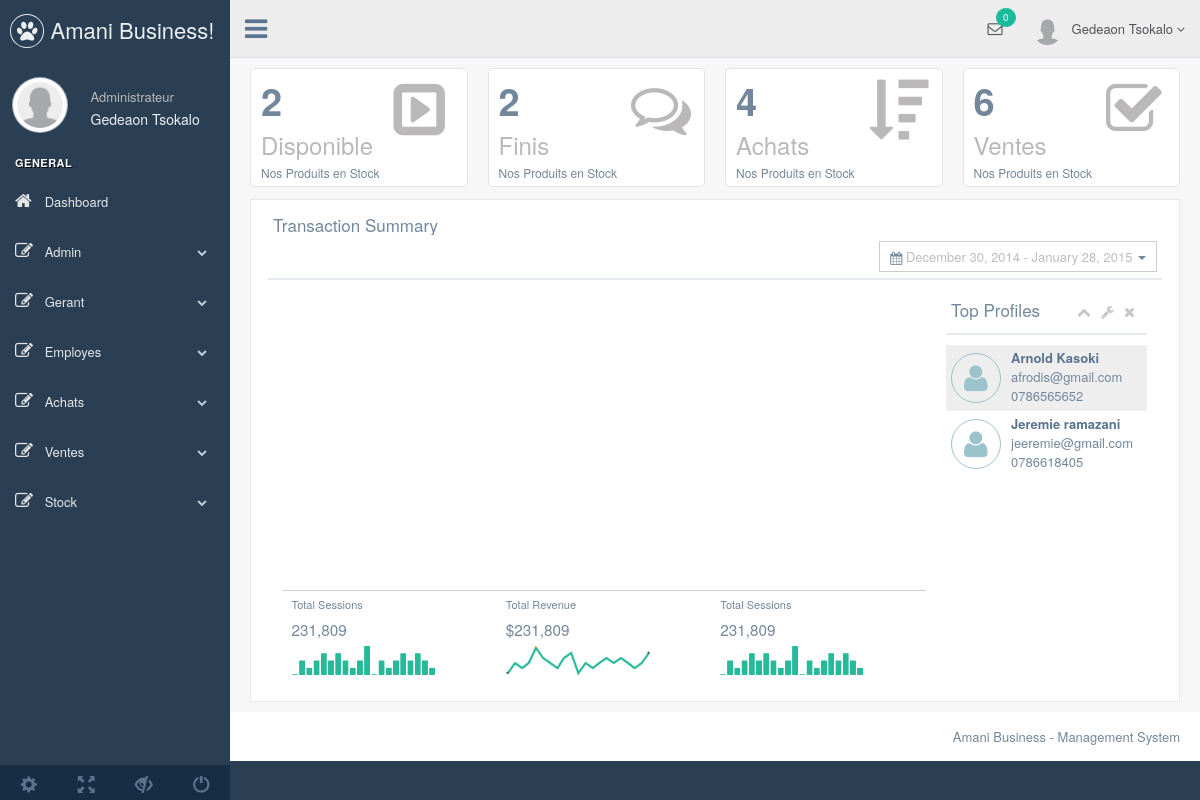
The page /execute.php?request=dashboard (signed in) on the database its author committed.
### tables this page shows
CREATE TABLE `ab_user_category` (
  `id` int(11) NOT NULL,
  `name` varchar(256) NOT NULL,
  `added_by` int(11) NOT NULL,
  `c_date` datetime NOT NULL
);

CREATE TABLE `ab_users` (
  `id` int(11) NOT NULL,
  `fname` varchar(256) NOT NULL,
  `lname` varchar(256) NOT NULL,
  `email` varchar(256) NOT NULL,
  `phone` varchar(256) NOT NULL,
  `address` varchar(256) NOT NULL,
  `category_id` int(11) NOT NULL,
  `password` varchar(256) NOT NULL,
  `added_by` int(11) NOT NULL,
  `status` int(11) NOT NULL,
  `profile` varchar(256) NOT NULL,
  `c_date` datetime NOT NULL
);

### core/db.php (called while the page is built, shortened)
<?php
class DB{
    private $dbHost     = "localhost";
    private $dbUsername = "root";
    private $dbPassword = "";
    private $dbName     = "abdb";
    public function __construct(){
        if(!isset($this->db)){
            $conn = new mysqli($this->dbHost, $this->dbUsername, $this->dbPassword, $this->dbName);
            if($conn->connect_error){
                die("Failed to connect with MySQL: " . $conn->connect_error);
            }else{
                $this->db = $conn;
            }
        }
    }
    public function getRows($table,$conditions = array()){
        $sql = 'SELECT ';
        $sql .= array_key_exists("select",$conditions)?$conditions['select']:'*';
        $sql .= ' FROM '.$table;
        if(array_key_exists("where",$conditions)){
            $sql .= ' WHERE ';
            $i = 0;
            foreach($conditions['where'] as $key => $value){
                $pre = ($i > 0)?' AND ':'';
                $sql .= $pre.$key."= '".$value."'";
                $i++;
            }
        }
        if(array_key_exists("start",$conditions) && array_key_exists("limit",$conditions)){
            $sql .= ' LIMIT '.$conditions['start'].','.$conditions['limit'];
        }elseif(!array_key_exists("start",$conditions) && array_key_exists("limit",$conditions)){
            $sql .= ' LIMIT '.$conditions['limit'];
        }
        $result = $this->db->query($sql);
        if(array_key_exists("return_type",$conditions) && $conditions['return_type'] != 'all'){
            switch($conditions['return_type']){
                case 'count':
                    $data = $result->num_rows;
                    break;
                case 'single':
                    $data = $result->fetch_assoc();
                    break;
                default:
                    $data = '';
            }
        }else{
            if($result->num_rows > 0){
                while($row = $result->fetch_assoc()){
                    $data[] = $row;
                }
            }
        }
        return !empty($data)?$data:false;
    }
    public function getTotal($tableName, $condition=''){
          if($condition==''):  $sql ="SELECT  COUNT(*) AS tot from  ".$tableName."";
          else:  $sql ="SELECT  COUNT(*) AS tot from  ".$tableName." where ".$condition."";
          endif;
            $result = $this->db->query($sql);
                if($result->num_rows > 0){
                    $row = $result->fetch_assoc();
                        $data = $row['tot'];
            }
        return !empty($data)?$data:0;
    }
}

### views/dashboard.php (the view, shortened to what this page needs)
        <div class="right_col" role="main">
          <div class="">
            <div class="row top_tiles">
              <div class="animated flipInY col-lg-3 col-md-3 col-sm-6 col-xs-12">
                <div class="tile-stats">
                  <div class="icon"><i class="fa fa-caret-square-o-right"></i></div>
                  <div class="count"><?php echo $db->getTotal('ab_products','status=1'); ?></div>
                  <h3>Disponible</h3>
                  <p>Nos Produits en Stock</p>
                </div>
              </div>
              <div class="animated flipInY col-lg-3 col-md-3 col-sm-6 col-xs-12">
                <div class="tile-stats">
                  <div class="icon"><i class="fa fa-comments-o"></i></div>
                  <div class="count"><?php echo $db->getTotal('ab_products','status=0'); ?></div>
                  <h3>Finis</h3>
                  <p>Nos Produits en Stock</p>
                </div>
              </div>
              <div class="animated flipInY col-lg-3 col-md-3 col-sm-6 col-xs-12">
                <div class="tile-stats">
                  <div class="icon"><i class="fa fa-sort-amount-desc"></i></div>
                  <div class="count"><?php echo $db->getTotal('ab_achats'); ?></div>
                  <h3>Achats</h3>
                  <p>Nos Produits en Stock</p>
                </div>
              </div>
              <div class="animated flipInY col-lg-3 col-md-3 col-sm-6 col-xs-12">
                <div class="tile-stats">
                  <div class="icon"><i class="fa fa-check-square-o"></i></div>
                  <div class="count"><?php echo $db->getTotal('ab_ventes'); ?></div>
                  <h3>Ventes</h3>
                  <p>Nos Produits en Stock</p>
                </div>
              </div>
            </div>
            <div class="row">
              <div class="col-md-12">
                <div class="x_panel">
                  <div class="x_title">
                    <h2>Transaction Summary <small>Weekly progress</small></h2>
                    <div class="filter">
                      <div id="reportrange" class="pull-right" style="background: #fff; cursor: pointer; padding: 5px 10px; border: 1px solid #ccc">
                        <i class="glyphicon glyphicon-calendar fa fa-calendar"></i>
                        <span>December 30, 2014 - January 28, 2015</span> <b class="caret"></b>
                      </div>
                    </div>
                    <div class="clearfix"></div>
                  </div>
                  <div class="x_content">
                    <div class="col-md-9 col-sm-12 col-xs-12">
                      <div class="demo-container" style="height:280px">
                        <div id="chart_plot_02" class="demo-placeholder"></div>
                      </div>
                      <div class="tiles">
                        <div class="col-md-4 tile">
                          <span>Total Sessions</span>
                          <h2>231,809</h2>
                          <span class="sparkline11 graph" style="height: 160px;">
                          </span>
                        </div>
                        <div class="col-md-4 tile">
                          <span>Total Revenue</span>
                          <h2>$231,809</h2>
                          <span class="sparkline22 graph" style="height: 160px;">
                          </span>
                        </div>
                        <div class="col-md-4 tile">
                          <span>Total Sessions</span>
                          <h2>231,809</h2>
                          <span class="sparkline11 graph" style="height: 160px;">
                          </span>
                        </div>
                      </div>
                    </div>
                    <div class="col-md-3 col-sm-12 col-xs-12">
                      <div>
                        <div class="x_title">
                          <h2>Top Profiles</h2>
                          <ul class="nav navbar-right panel_toolbox">
                            <li><a class="collapse-link"><i class="fa fa-chevron-up"></i></a>
                            </li>
                            <li class="dropdown">
                              <a href="#" class="dropdown-toggle" data-toggle="dropdown" role="button" aria-expanded="false"><i class="fa fa-wrench"></i></a>
                            </li>
                            <li><a class="close-link"><i class="fa fa-close"></i></a>
                            </li>
                          </ul>
                          <div class="clearfix"></div>
                        </div>
                        <ul class="list-unstyled top_profiles scroll-view">
<?php $all = $db->getRows('ab_users', array('limit'=>4, 'where'=>array('category_id'=>3))); if(!empty($all)): $count=0; foreach($all as $show): $count++; ?>
                          <li class="media event">
                            <a class="pull-left border-aero profile_thumb">
                              <i class="fa fa-user aero"></i>
                            </a>
                            <div class="media-body">
                              <a class="title" href="#"><?php echo $show['fname'].' '. $show['lname'] ?></a>
                              <p><?php echo $show['email'] ?> </p>
                              <p><?php echo $show['phone']?></small>
                              </p>
                            </div>
                          </li>
<?php endforeach; endif; ?>
                        </ul>
                      </div>
                    </div>
                  </div>
                </div>
              </div>
            </div>
          </div>
        </div>

### views/header.php (shortened to what this page needs)
<?php
require_once 'core/db.php';
$db = new DB();
$User=$db->getRows('ab_users', arraY('where'=>array('id'=>$_SESSION['ID'])));
if(!empty($User)): foreach($User as $getUser): $names=$getUser['fname'].' '.$getUser['lname']; $category_id=$getUser['category_id'];
  $Cat=$db->getRows('ab_user_category', arraY('where'=>array('id'=>$category_id)));
  if(!empty($Cat)): foreach($Cat as $getC): $category=$getC['name']; endforeach; endif;
endforeach; endif;
 ?>
<!DOCTYPE html>
<html lang="en">
  <head>
    <link href="vendors/bootstrap/dist/css/bootstrap.min.css" rel="stylesheet">
    <link href="vendors/font-awesome/css/font-awesome.min.css" rel="stylesheet">
    <link href="vendors/nprogress/nprogress.css" rel="stylesheet">
    <link href="vendors/iCheck/skins/flat/green.css" rel="stylesheet">
    <link href="vendors/google-code-prettify/bin/prettify.min.css" rel="stylesheet">
    <link href="vendors/select2/dist/css/select2.min.css" rel="stylesheet">
    <link href="vendors/switchery/dist/switchery.min.css" rel="stylesheet">
    <link href="vendors/starrr/dist/starrr.css" rel="stylesheet">
    <link href="vendors/bootstrap-daterangepicker/daterangepicker.css" rel="stylesheet">
    <link href="vendors/datatables.net-bs/css/dataTables.bootstrap.min.css" rel="stylesheet">
    <link href="vendors/datatables.net-buttons-bs/css/buttons.bootstrap.min.css" rel="stylesheet">
    <link href="vendors/datatables.net-fixedheader-bs/css/fixedHeader.bootstrap.min.css" rel="stylesheet">
    <link href="vendors/datatables.net-responsive-bs/css/responsive.bootstrap.min.css" rel="stylesheet">
    <link href="vendors/datatables.net-scroller-bs/css/scroller.bootstrap.min.css" rel="stylesheet">
    <link href="build/css/custom.min.css" rel="stylesheet">
  </head>
  <body class="nav-md">
    <div class="container body">
      <div class="main_container">
        <div class="col-md-3 left_col">
          <div class="left_col scroll-view">
            <div class="navbar nav_title" style="border: 0;">
              <a href="index.html" class="site_title"><i class="fa fa-paw"></i> <span>Amani Business!</span></a>
            </div>
            <div class="profile clearfix">
              <div class="profile_pic">
                <img src="images/user.png" alt="..." class="img-circle profile_img">
              </div>
              <div class="profile_info">
                <span><?php echo $category ?></span>
                <h2><?php echo $names ?></h2>
              </div>
            </div>
            <br />
            <div id="sidebar-menu" class="main_menu_side hidden-print main_menu">
              <div class="menu_section">
                <h3>General</h3>
                <ul class="nav side-menu">
                  <li><a href="?request=dashboard"><i class="fa fa-home"></i> Dashboard </a>
                  </li>
<?php if($category=='Administrateur'): ?>
                  <li><a><i class="fa fa-edit"></i> Admin <span class="fa fa-chevron-down"></span></a>
                  </li>
                  <li><a><i class="fa fa-edit"></i> Gerant <span class="fa fa-chevron-down"></span></a>
                  </li>
<?php endif; ?>
<?php if($category!='Employe'): ?>
                  <li><a><i class="fa fa-edit"></i> Employes <span class="fa fa-chevron-down"></span></a>
                  </li>
                  <li><a><i class="fa fa-edit"></i> Achats <span class="fa fa-chevron-down"></span></a>
                  </li>
<?php endif; ?>
                  <li><a><i class="fa fa-edit"></i> Ventes <span class="fa fa-chevron-down"></span></a>
                  </li>
                  <li><a><i class="fa fa-edit"></i> Stock <span class="fa fa-chevron-down"></span></a>
                  </li>
                </ul>
              </div>
            </div>
            <div class="sidebar-footer hidden-small">
              <a data-toggle="tooltip" data-placement="top" title="Settings">
                <span class="glyphicon glyphicon-cog" aria-hidden="true"></span>
              </a>
              <a data-toggle="tooltip" data-placement="top" title="FullScreen">
                <span class="glyphicon glyphicon-fullscreen" aria-hidden="true"></span>
              </a>
              <a data-toggle="tooltip" data-placement="top" title="Lock">
                <span class="glyphicon glyphicon-eye-close" aria-hidden="true"></span>
              </a>
              <a data-toggle="tooltip" data-placement="top" title="Logout" href="views/logout.php">
                <span class="glyphicon glyphicon-off" aria-hidden="true"></span>
              </a>
            </div>
          </div>
        </div>
        <div class="top_nav">
          <div class="nav_menu">
            <nav>
              <div class="nav toggle">
                <a id="menu_toggle"><i class="fa fa-bars"></i></a>
              </div>
              <ul class="nav navbar-nav navbar-right">
                <li class="">
                  <a href="javascript:;" class="user-profile dropdown-toggle" data-toggle="dropdown" aria-expanded="false">
                    <img src="images/user.png" alt=""><?php echo $names ?>
                    <span class=" fa fa-angle-down"></span>
                  </a>
                </li>
                <li role="presentation" class="dropdown">
                  <a href="javascript:;" class="dropdown-toggle info-number" data-toggle="dropdown" aria-expanded="false">
                    <i class="fa fa-envelope-o"></i>
                    <span class="badge bg-green">0</span>
                  </a>
                </li>
              </ul>
            </nav>
          </div>
        </div>

### rows shown on the page
ab_user_category: name "Administrateur"
ab_users: names "Gedeaon Tsokalo"
ab_users: fname "Arnold", lname "Kasoki", email "afrodis@gmail.com", phone "0786565652"
ab_users: fname "Jeremie", lname "ramazani", email "jeeremie@gmail.com", phone "0786618405"

### other values the page prints
$db->getTotal('ab_products','status=1') "2"
$db->getTotal('ab_products','status=0') "2"
$db->getTotal('ab_achats') "4"
$db->getTotal('ab_ventes') "6"
